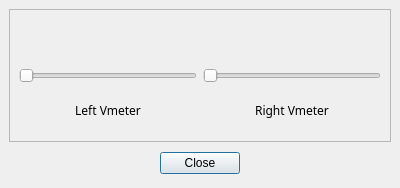
<ui version="4.0" >
 <author>carbure</author>
 <class>Vmeters</class>
 <widget class="QDialog" name="Vmeters" >
  <property name="geometry" >
   <rect>
    <x>0</x>
    <y>0</y>
    <width>400</width>
    <height>188</height>
   </rect>
  </property>
  <property name="windowTitle" >
   <string>Dialog</string>
  </property>
  <property name="windowIcon" >
   <iconset>../../../../apf/general/generalResources/iconsAndGraphics/armadeusIcon_50x50.png</iconset>
  </property>
  <layout class="QGridLayout" >
   <property name="margin" >
    <number>9</number>
   </property>
   <property name="spacing" >
    <number>6</number>
   </property>
   <item row="0" column="0" >
    <layout class="QVBoxLayout" >
     <property name="margin" >
      <number>0</number>
     </property>
     <property name="spacing" >
      <number>6</number>
     </property>
     <item>
      <widget class="QFrame" name="frame" >
       <property name="frameShape" >
        <enum>QFrame::StyledPanel</enum>
       </property>
       <property name="frameShadow" >
        <enum>QFrame::Raised</enum>
       </property>
       <layout class="QGridLayout" >
        <property name="margin" >
         <number>9</number>
        </property>
        <property name="spacing" >
         <number>6</number>
        </property>
        <item row="0" column="0" >
         <layout class="QHBoxLayout" >
          <property name="margin" >
           <number>0</number>
          </property>
          <property name="spacing" >
           <number>6</number>
          </property>
          <item>
           <layout class="QVBoxLayout" >
            <property name="margin" >
             <number>0</number>
            </property>
            <property name="spacing" >
             <number>6</number>
            </property>
            <item>
             <widget class="QLabel" name="label_3" >
              <property name="text" >
               <string/>
              </property>
              <property name="textFormat" >
               <enum>Qt::RichText</enum>
              </property>
              <property name="pixmap" >
               <pixmap>../../../../../../../fred/LocalProjects/ApfQtDemos/Client/bin/vmeter.png</pixmap>
              </property>
              <property name="scaledContents" >
               <bool>true</bool>
              </property>
             </widget>
            </item>
            <item>
             <widget class="QSlider" name="leftDacControl" >
              <property name="value" >
               <number>0</number>
              </property>
              <property name="sliderPosition" >
               <number>0</number>
              </property>
              <property name="orientation" >
               <enum>Qt::Horizontal</enum>
              </property>
              <property name="invertedAppearance" >
               <bool>false</bool>
              </property>
              <property name="invertedControls" >
               <bool>false</bool>
              </property>
             </widget>
            </item>
            <item>
             <widget class="QLabel" name="label" >
              <property name="text" >
               <string>&lt;html>&lt;head>&lt;meta name="qrichtext" content="1" />&lt;/head>&lt;body style=" white-space: pre-wrap; font-family:Sans Serif; font-weight:400; font-style:normal; text-decoration:none;">&lt;p style=" margin-top:0px; margin-bottom:0px; margin-left:0px; margin-right:0px; -qt-block-indent:0; text-indent:0px;">Left Vmeter&lt;/p>&lt;/body>&lt;/html></string>
              </property>
              <property name="alignment" >
               <set>Qt::AlignCenter</set>
              </property>
             </widget>
            </item>
           </layout>
          </item>
          <item>
           <layout class="QVBoxLayout" >
            <property name="margin" >
             <number>0</number>
            </property>
            <property name="spacing" >
             <number>6</number>
            </property>
            <item>
             <widget class="QLabel" name="label_4" >
              <property name="autoFillBackground" >
               <bool>true</bool>
              </property>
              <property name="text" >
               <string/>
              </property>
              <property name="pixmap" >
               <pixmap>../../../../../../../fred/LocalProjects/ApfQtDemos/Client/bin/vmeter.png</pixmap>
              </property>
              <property name="scaledContents" >
               <bool>true</bool>
              </property>
             </widget>
            </item>
            <item>
             <widget class="QSlider" name="rightDacControl" >
              <property name="orientation" >
               <enum>Qt::Horizontal</enum>
              </property>
              <property name="tickPosition" >
               <enum>QSlider::NoTicks</enum>
              </property>
             </widget>
            </item>
            <item>
             <widget class="QLabel" name="label_2" >
              <property name="text" >
               <string>&lt;html>&lt;head>&lt;meta name="qrichtext" content="1" />&lt;/head>&lt;body style=" white-space: pre-wrap; font-family:Sans Serif; font-weight:400; font-style:normal; text-decoration:none;">&lt;p style=" margin-top:0px; margin-bottom:0px; margin-left:0px; margin-right:0px; -qt-block-indent:0; text-indent:0px;">Right Vmeter&lt;/p>&lt;/body>&lt;/html></string>
              </property>
              <property name="alignment" >
               <set>Qt::AlignCenter</set>
              </property>
             </widget>
            </item>
           </layout>
          </item>
         </layout>
        </item>
       </layout>
      </widget>
     </item>
     <item>
      <layout class="QHBoxLayout" >
       <property name="margin" >
        <number>0</number>
       </property>
       <property name="spacing" >
        <number>6</number>
       </property>
       <item>
        <spacer>
         <property name="orientation" >
          <enum>Qt::Horizontal</enum>
         </property>
         <property name="sizeHint" >
          <size>
           <width>71</width>
           <height>31</height>
          </size>
         </property>
        </spacer>
       </item>
       <item>
        <widget class="QPushButton" name="cancelButton" >
         <property name="text" >
          <string>Close</string>
         </property>
        </widget>
       </item>
       <item>
        <spacer>
         <property name="orientation" >
          <enum>Qt::Horizontal</enum>
         </property>
         <property name="sizeHint" >
          <size>
           <width>71</width>
           <height>31</height>
          </size>
         </property>
        </spacer>
       </item>
      </layout>
     </item>
    </layout>
   </item>
  </layout>
 </widget>
 <includes/>
 <resources>
  <include location="ApfClient.qrc" />
 </resources>
 <connections>
  <connection>
   <sender>cancelButton</sender>
   <signal>clicked()</signal>
   <receiver>Vmeters</receiver>
   <slot>reject()</slot>
   <hints>
    <hint type="sourcelabel" >
     <x>369</x>
     <y>253</y>
    </hint>
    <hint type="destinationlabel" >
     <x>179</x>
     <y>282</y>
    </hint>
   </hints>
  </connection>
 </connections>
</ui>
